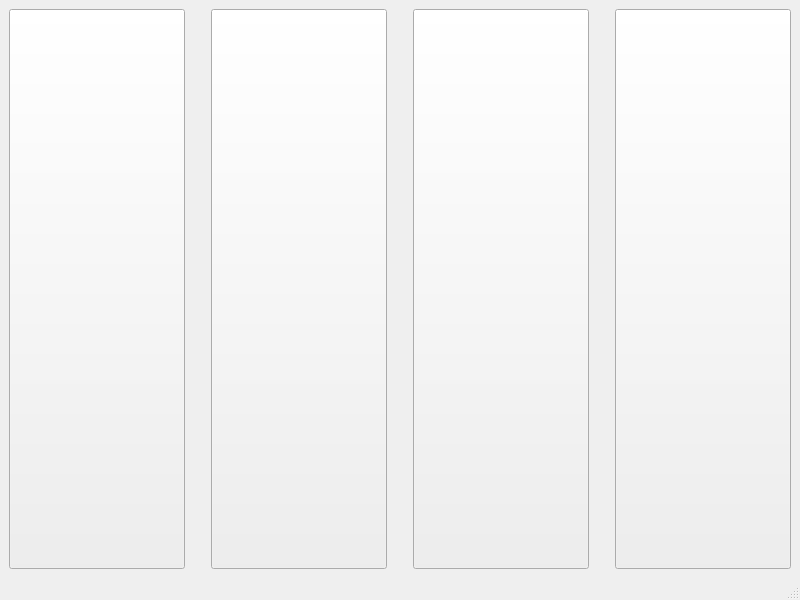
<?xml version="1.0" encoding="UTF-8"?>
<ui version="4.0">
 <class>LoginScreen</class>
 <widget class="QMainWindow" name="LoginScreen">
  <property name="geometry">
   <rect>
    <x>0</x>
    <y>0</y>
    <width>800</width>
    <height>600</height>
   </rect>
  </property>
  <property name="windowTitle">
   <string>MainWindow</string>
  </property>
  <widget class="QWidget" name="centralwidget">
   <layout class="QHBoxLayout" name="horizontalLayout">
    <item>
     <widget class="QPushButton" name="pushButton1">
      <property name="sizePolicy">
       <sizepolicy hsizetype="Minimum" vsizetype="Preferred">
        <horstretch>0</horstretch>
        <verstretch>0</verstretch>
       </sizepolicy>
      </property>
      <property name="styleSheet">
       <string notr="true"/>
      </property>
      <property name="text">
       <string/>
      </property>
     </widget>
    </item>
    <item>
     <spacer name="horizontalSpacer">
      <property name="orientation">
       <enum>Qt::Horizontal</enum>
      </property>
      <property name="sizeType">
       <enum>QSizePolicy::Fixed</enum>
      </property>
      <property name="sizeHint" stdset="0">
       <size>
        <width>20</width>
        <height>20</height>
       </size>
      </property>
     </spacer>
    </item>
    <item>
     <widget class="QPushButton" name="pushButton2">
      <property name="sizePolicy">
       <sizepolicy hsizetype="Minimum" vsizetype="Preferred">
        <horstretch>0</horstretch>
        <verstretch>0</verstretch>
       </sizepolicy>
      </property>
      <property name="text">
       <string/>
      </property>
     </widget>
    </item>
    <item>
     <spacer name="horizontalSpacer_2">
      <property name="orientation">
       <enum>Qt::Horizontal</enum>
      </property>
      <property name="sizeType">
       <enum>QSizePolicy::Fixed</enum>
      </property>
      <property name="sizeHint" stdset="0">
       <size>
        <width>20</width>
        <height>20</height>
       </size>
      </property>
     </spacer>
    </item>
    <item>
     <widget class="QPushButton" name="pushButton3">
      <property name="sizePolicy">
       <sizepolicy hsizetype="Minimum" vsizetype="Preferred">
        <horstretch>0</horstretch>
        <verstretch>0</verstretch>
       </sizepolicy>
      </property>
      <property name="text">
       <string/>
      </property>
     </widget>
    </item>
    <item>
     <spacer name="horizontalSpacer_3">
      <property name="orientation">
       <enum>Qt::Horizontal</enum>
      </property>
      <property name="sizeType">
       <enum>QSizePolicy::Fixed</enum>
      </property>
      <property name="sizeHint" stdset="0">
       <size>
        <width>20</width>
        <height>20</height>
       </size>
      </property>
     </spacer>
    </item>
    <item>
     <widget class="QPushButton" name="pushButton4">
      <property name="sizePolicy">
       <sizepolicy hsizetype="Minimum" vsizetype="Preferred">
        <horstretch>0</horstretch>
        <verstretch>0</verstretch>
       </sizepolicy>
      </property>
      <property name="text">
       <string/>
      </property>
     </widget>
    </item>
   </layout>
  </widget>
  <widget class="QMenuBar" name="menubar">
   <property name="geometry">
    <rect>
     <x>0</x>
     <y>0</y>
     <width>800</width>
     <height>26</height>
    </rect>
   </property>
  </widget>
  <widget class="QStatusBar" name="statusbar"/>
 </widget>
 <resources/>
 <connections/>
</ui>
